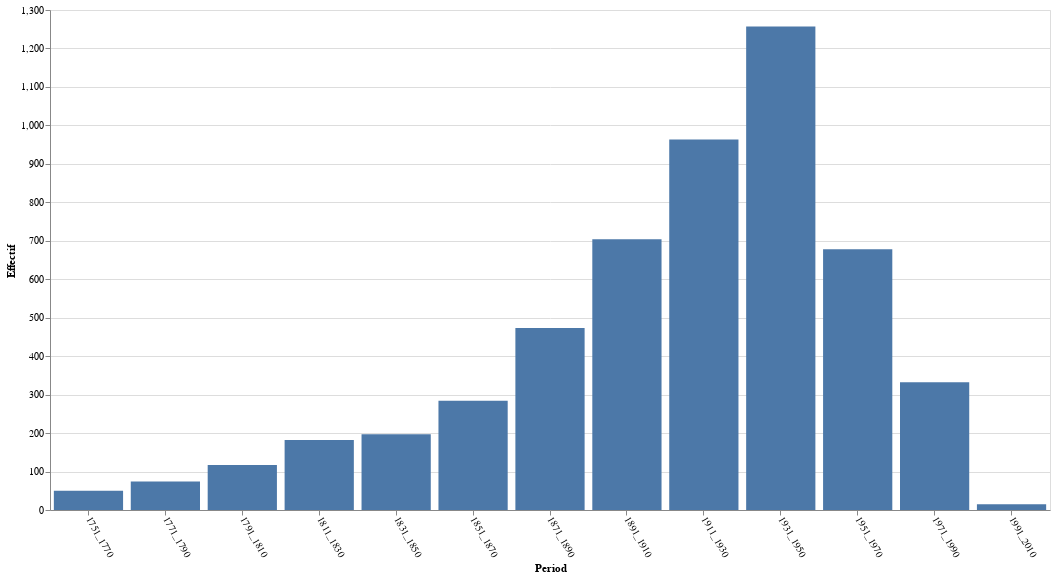

This figure's notebook cell:
### Code cell
alt.Chart.from_dict({
    "data": {
    "values" : data    
    # "url" : "http://localhost:8888/files/astronomers/notebooks_jupyter/dbpedia_exploration/data/birth_years_grouped_per.json"
    },
    "mark": "bar",
    # {
    #     "type":"bar",
    #     "tooltip": {"content": "data"}
    # }, 
    "encoding": {
        "x": {"field": "per", "type": "ordinal", "title": "Period" 
             }, 
         "y": {"field": "eff", "type": "quantitative", "title": "Effectif"},
        "tooltip": [
      {"field": "eff", "type": "nominal", "title": "Effectif"},
     {"field": "names", "type": "nominal", "title": "Names"},
    ]
    },
  "config": {

    "axisX": {
      "labelAngle": 60
    }
  },
    "width": 1000, 
    "height": 500
}
)
